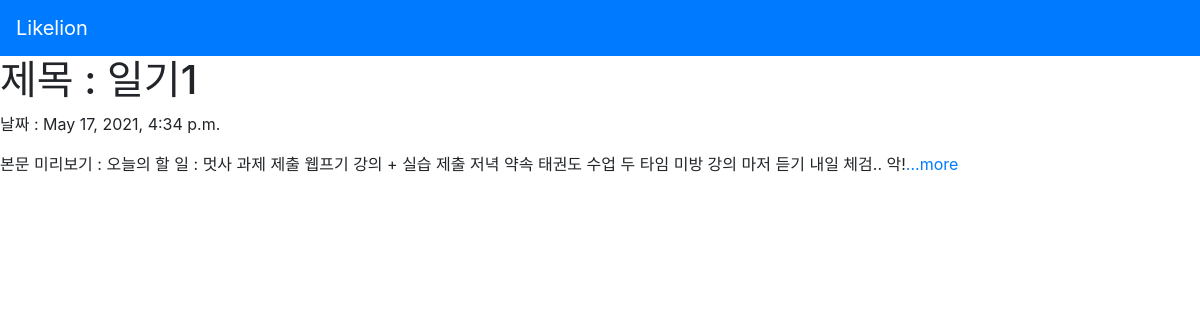
The app's page /, older data.
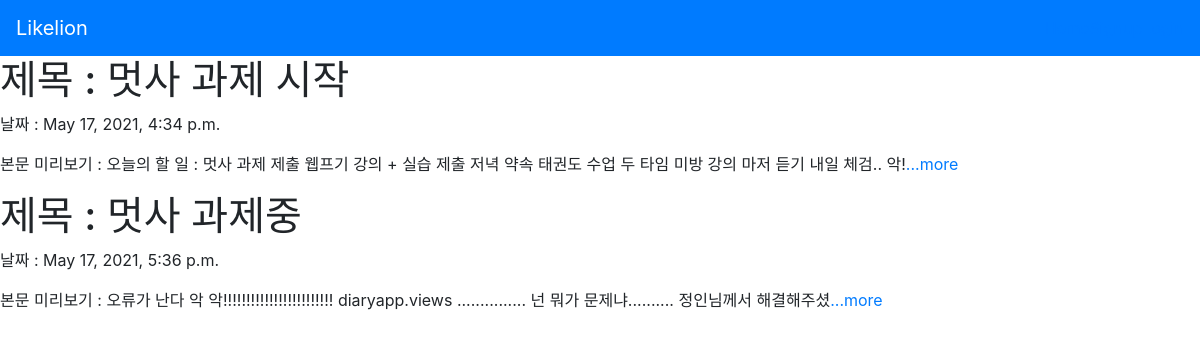
The same page, newer data.
### diaryapp/models.py (models this page shows, shortened)
class Diary(models.Model):
    title = models.CharField(max_length=200)
    pub_date = models.DateTimeField('data published')
    body = models.TextField()
    def summary(self):
        return self.body[:100]

### diaryapp/views.py (the view)
# urls.py: 2. Add a URL to urlpatterns:  path('', views.home, name='home')
def home(request):
    diaries = Diary.objects
    return render(request, 'home.html', {'diaries' : diaries})

### diaryapp/templates/home.html
{% extends 'base.html' %}
{% block content %}
{% for diary in diaries.all %}
<h1> 제목 : {{diary.title}} </h1>
<p> 날짜 : {{diary.pub_date}} </p>
<p> 본문 미리보기 : {{diary.summary}}<a href="{%url 'detail' diary.id%}">...more</a> </p>
{% endfor %}
{% endblock %}

### diaryapp/templates/base.html (shortened to what this page needs)
{% load bootstrap4 %}
{% bootstrap_css %}
<nav class="navbar navbar-expand-lg navbar-dark bg-primary">
<a class="navbar-brand" href="{% url 'home' %}">Likelion</a>
<div class="collapse navbar-collapse" id="navbarNav">
<ul class="navbar-nav ml-auto">
<li class="nav-item">
<a class="nav-item navlink" href="{% url 'home' %}">Home</span></a>
</li>
{% if user.is_authenticated %}
<li class="nav-item dropdown">
<a class="nav-link dropdowntoggle" id="navbarDropdown" role="button" data-toggle="dropdown"
aria-haspopup="true" ariaexpanded="false">환영합니다. {{ user.username }} 님!</a>
<div class="dropdown-menu" arialabelledby="navbarDropdown">
<a class="dropdownitem" href="javascript:{document.getElementById('logout').submit()}">Logou
t</a>
<form id="logout" method="POST" action="{% url 'logout
' %}">
{% csrf_token %} <input type="hidden" />
</form>
</div>
</li>
{% else %}
<li class="nav-item">
<a class="nav-item navlink" href="{% url 'signup' %}">Signup</a>
</li>
<li class="nav-item">
<a class="nav-item navlink" href="{% url 'login' %}">Login</a>
</li>
{% endif %}
</ul>
</div></nav>
{% block content %}
{% endblock %}

Row changes from the older to the newer data that the page shows:
changed Diary "May 17, 2021, 4:34 p.m.": title "일기1" → "멋사 과제 시작"
added Diary: title "멋사 과제중", pub_date "May 17, 2021, 5:36 p.m.", summary "오류가 난다 악 악!!!!!!!!!!!!!!!!!!!!!!!! diaryapp.views ............... 넌 뭐가 문제냐.......... 정인님께서 해결해주셨"
